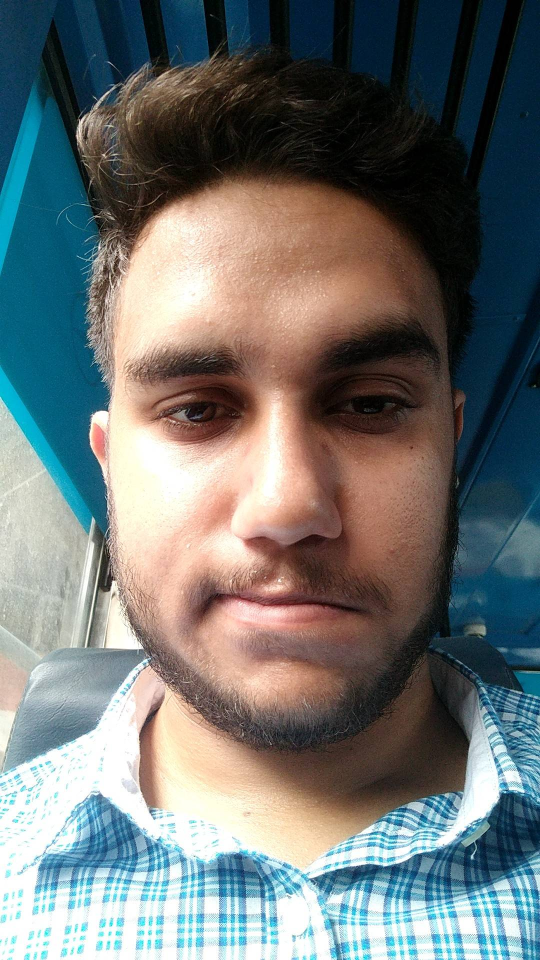
#> input picture training-data/s1/test2222.jpg, 1080 x 1920 px, found by its file name (shown at 1/2 size); its folder holds only this picture in this run
$ python Eigen_faces.py   (Python 2 division)
#> lines starting #> are read from the running program, lines starting #| are printed output that depends on the picture
# import libraries
import cv2
import os
import numpy as np
import time
# labels
subjects = ["", "yashikanand"]


# function to detect face
def detect_face(img):

	# convert img to gray
	gray = cv2.cvtColor(img , cv2.COLOR_BGR2GRAY)

	# load cv2 face detector
	face_cascade = cv2.CascadeClassifier('/home/yashikanand/opencv-3.1.0/data/haarcascades/haarcascade_frontalface_default.xml')

	# detecting faces
	faces = face_cascade.detectMultiScale(gray , scaleFactor = 1.2, minNeighbors = 5)

	#if no face detected
	if (len(faces) == 0):
		return None,None

	# if only one face
	# extract face
	(x,y,w,h) = faces[0]

	# return face part
	return gray[y:y+w, x:x+h] , faces[0]

# function will read faces from training img
# and detect face and retun two lists with same size,
# one with face data and other with labels
def prepare_training_data(data_folder_path):

	# get the directories in data folder
#> called with data_folder_path = '/home/yashikanand/training-data'
	dirs = os.listdir(data_folder_path)

	# list to hold the data
	faces = []

	labels = []


	# let's go through each directory and read images within it
	for dir_name in dirs:
		if not dir_name.startswith("s"):
			continue;
	# extract label number of subject from dir_name
	# format of dir name = slabel

		label = int(dir_name.replace("s" , ""))

	#build path of directory containing images for current subject
		subject_dir_path = data_folder_path + "/" + dir_name

	#get the img names that are inside the  given subject directory
		subject_images_names = os.listdir(subject_dir_path)

	# go through image name, read image,
	# detect face and add face to list of faces
		for image_name in subject_images_names:

			#ignore system files
			if image_name.startswith("."):
				continue;

	#build image path
			image_path = subject_dir_path + "/" + image_name

	#read image
			image = cv2.imread(image_path)
#> image is the input picture: shape (1920, 1080, 3); mean B, G, R 115.4, 116, 110.4

	#display an image window to show the image
			cv2.imshow("Training on image...", image)
			cv2.waitKey(100)

	#detect face
			face, rect = detect_face(image)
#> in detect_face, `gray = cv2.cvtColor(img , cv2.COLOR_BGR2GRAY)`:
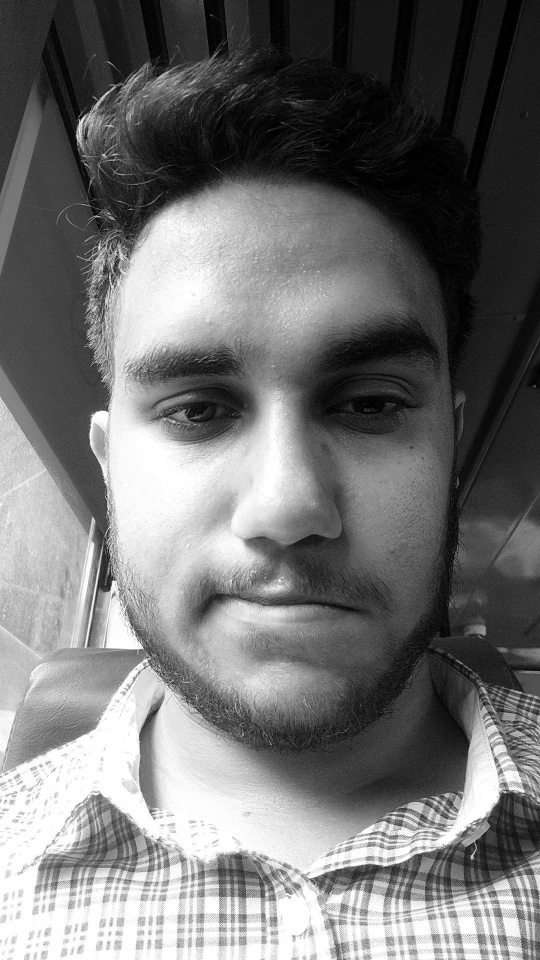
#> gray: shape (1920, 1080) (shown at 1/2 size); min 0, max 255, mean 114.3
#> in detect_face, `faces = face_cascade.detectMultiScale(gray , scaleFactor = 1.2, minNei..`: faces = [[118, 459, 898, 898]]
#> in detect_face, `(x,y,w,h) = faces[0]`: x = 118; y = 459; w = 898
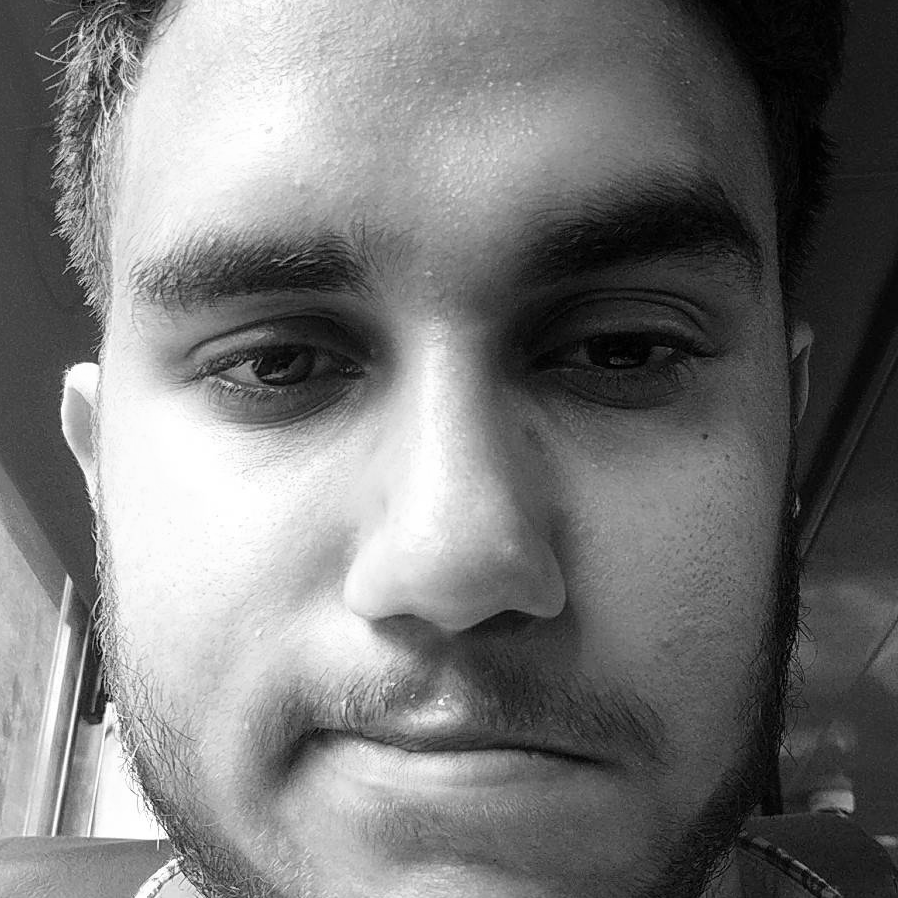
#> face: shape (898, 898); min 0, max 255, mean 119.7
#> rect = [118, 459, 898, 898]

	# ignore faces that are not detected
			if face is not None:
				faces.append(face)
				labels.append(label)
#> pass 2 of the loop in prepare_training_data, `for dir_name in dirs:`:
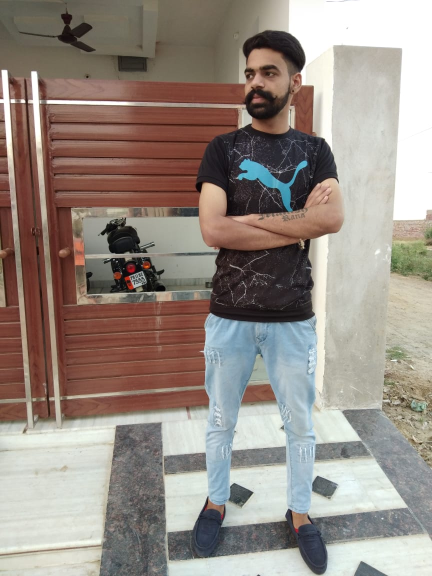
#> input picture training-data/s2/test22.jpg, 864 x 1152 px, found by its file name (shown at 1/2 size)
#> in prepare_training_data, image is the input picture: shape (1152, 864, 3); mean B, G, R 132.3, 140.3, 151
#> in detect_face (call 2), `gray = cv2.cvtColor(img , cv2.COLOR_BGR2GRAY)`:
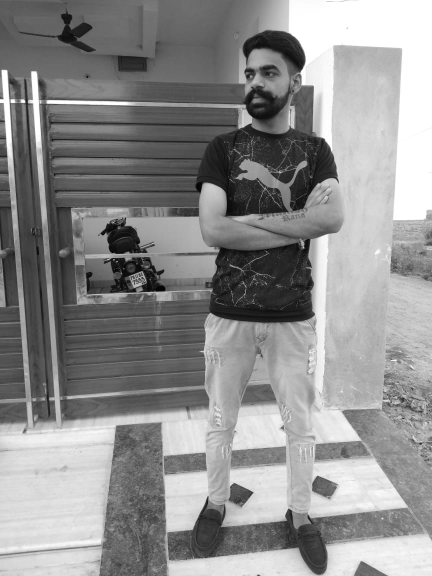
#> gray: shape (1152, 864) (shown at 1/2 size); min 0, max 255, mean 142.6
#> in detect_face (call 2), `faces = face_cascade.detectMultiScale(gray , scaleFactor = 1.2, minNei..`: faces = [[463, 104, 110, 110]]
#> x = 463; y = 104; w = 110
#> in prepare_training_data, `face, rect = detect_face(image)`:
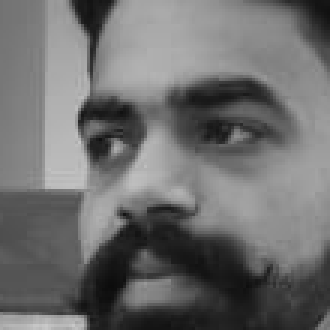
#> face: shape (110, 110) (shown 3 times larger); min 12, max 201, mean 109.5
#> rect = [463, 104, 110, 110]

	cv2.destroyAllWindows()
	cv2.waitKey(1)
	cv2.destroyAllWindows()

	return faces , labels

def draw_rectangle(img, rect):
	(x,y,w,h) = rect
	cv2.rectangle(img, (x,y), (x+w , y+h), (0,255,0),10)

#function to draw text
def draw_text(img,text,x,y):
	cv2.putText(img , text, (x,y), cv2.FONT_HERSHEY_PLAIN, 14,(0,255,0), 2)

#function to reconize the face in img passed and draw a rectangle with name
def predict(test_img):

	# make a copy
	img = test_img.copy()
	# detect face from the img
	face , rect = detect_face(img)

	# predict the image using recognizer
	label = face_recognizer.predict(face)
	#get name
	label_text = subjects[label]

	draw_rectangle(img,rect)

	draw_text(img, label_text, rect[0],rect[1]-5)

	return img

#create face recognizer
face_recognizer = cv2.face.EigenFaceRecognizer_create()

t1 = time.time()
print ("Preparing data...")
faces , labels = prepare_training_data("/home/yashikanand/training-data")
#> faces = 2 items; labels = [1, 2]
print ("Data prepared")

#print total faces and labels
print "Total faces: ", len(faces)
#| Total faces:  2
print "Total labels: ", len(labels)
#| Total labels:  2

# train face recognizer
#> (the run stopped early here; a loop or call above may not have finished)
